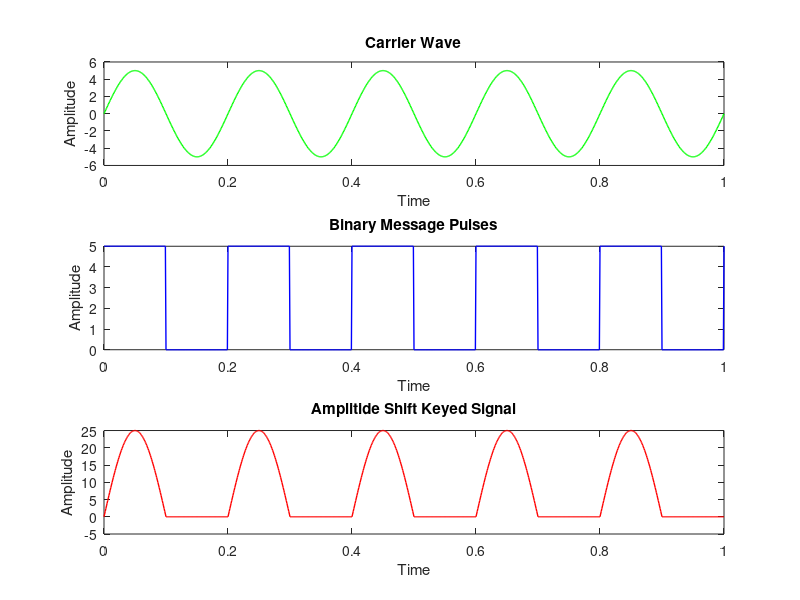

Reproduce this figure in MATLAB.
%ASK
clc;
close all;
clear all;
fc=input('Enter the freq of Sine Wave carrier:');
fp=input('Enter the freq of Periodic Binary pulse (Message):');
amp=input('Enter the amplitude (For Carrier & Binary Pulse Message):');
t=0:0.001:1; % For setting the sampling interval
c=amp.*sin(2*pi*fc*t);% For Generating Carrier Sine wave
subplot(3,1,1) %For Plotting The Carrier wave
plot(t,c,'green','Linewidth',1)
xlabel('Time')
ylabel('Amplitude')
title('Carrier Wave')
m=amp/2.*square(2*pi*fp*t)+(amp/2);%For Generating Square wave message
subplot(3,1,2) %For Plotting The Square Binary Pulse (Message)
plot(t,m,'blue','Linewidth',1)
xlabel('Time')
ylabel('Amplitude')
title('Binary Message Pulses')
w=c.*m; % The Shift Keyed Wave
subplot(3,1,3) %For Plotting The Amplitude Shift Keyed Wave
plot(t,w,'red','Linewidth',1)
xlabel('Time')
ylabel('Amplitude')
title('Amplitide Shift Keyed Signal')
%input 100 10 4